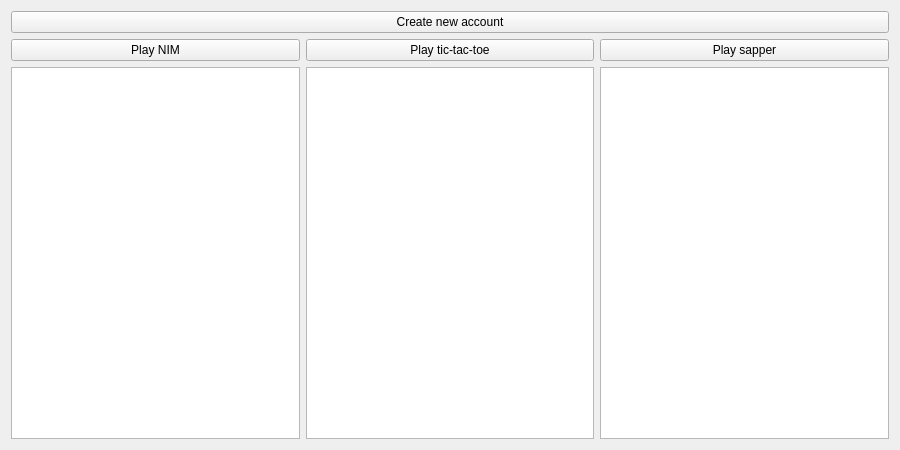
<?xml version="1.0" encoding="UTF-8"?>
<ui version="4.0">
 <class>Form</class>
 <widget class="QWidget" name="Form">
  <property name="geometry">
   <rect>
    <x>0</x>
    <y>0</y>
    <width>900</width>
    <height>450</height>
   </rect>
  </property>
  <property name="sizePolicy">
   <sizepolicy hsizetype="Preferred" vsizetype="Preferred">
    <horstretch>0</horstretch>
    <verstretch>0</verstretch>
   </sizepolicy>
  </property>
  <property name="windowTitle">
   <string>Form</string>
  </property>
  <layout class="QVBoxLayout" name="verticalLayout_4">
   <item>
    <widget class="QPushButton" name="create_btn">
     <property name="text">
      <string>Create new account</string>
     </property>
    </widget>
   </item>
   <item>
    <layout class="QHBoxLayout" name="horizontalLayout">
     <item>
      <layout class="QVBoxLayout" name="verticalLayout">
       <item>
        <widget class="QPushButton" name="nim_btn">
         <property name="text">
          <string>Play NIM</string>
         </property>
        </widget>
       </item>
       <item>
        <widget class="QPlainTextEdit" name="nim_lb"/>
       </item>
      </layout>
     </item>
     <item>
      <layout class="QVBoxLayout" name="verticalLayout_3">
       <item>
        <widget class="QPushButton" name="ttt_btn">
         <property name="text">
          <string>Play tic-tac-toe</string>
         </property>
        </widget>
       </item>
       <item>
        <widget class="QPlainTextEdit" name="ttt_lb">
         <property name="plainText">
          <string/>
         </property>
        </widget>
       </item>
      </layout>
     </item>
     <item>
      <layout class="QVBoxLayout" name="verticalLayout_2">
       <item>
        <widget class="QPushButton" name="sap_btn">
         <property name="text">
          <string>Play sapper</string>
         </property>
        </widget>
       </item>
       <item>
        <widget class="QPlainTextEdit" name="sap_lb"/>
       </item>
      </layout>
     </item>
    </layout>
   </item>
  </layout>
 </widget>
 <resources/>
 <connections/>
</ui>
